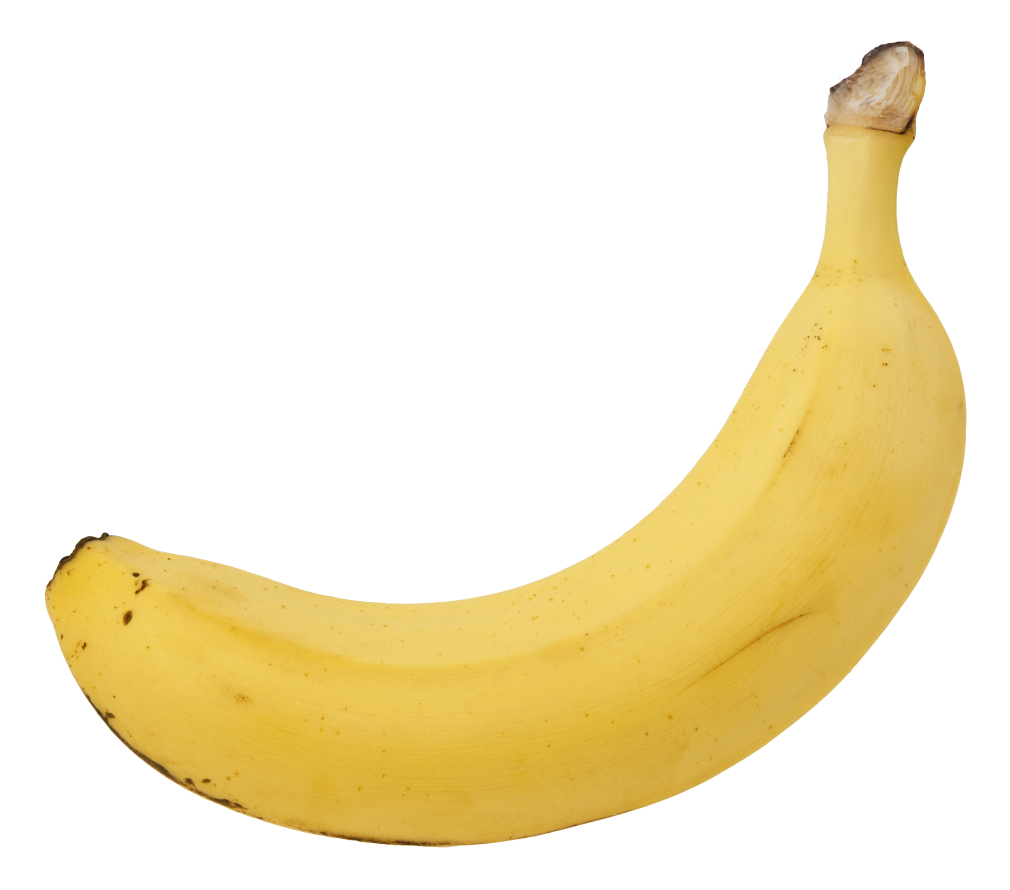
#> input picture Assignment 5/images/banana.jpg, 3030 x 2670 px (shown at 1/3 size); the run also reads 3 pictures not shown here
$ python 'Rhichard_Koh_Assignment 5.py'
#> lines starting #> are read from the running program, lines starting #| are printed output that depends on the picture; after the words box and inside, x2 and y2 are one past the last pixel; in counts of white or black regions, pixels touching at a corner belong together; pictures that were not available may be replaced by others from this repository, and a replacement may not be noted
import cv2
from skimage.metrics import structural_similarity as ssim
import matplotlib.pyplot as plt
import numpy as np


def show_image(image, title='Image', cmap_type='gray'):
    plt.imshow(cv2.cvtColor(image, cv2.COLOR_BGR2RGB), cmap=cmap_type)
    plt.title(title)
    plt.axis('off')
    plt.show()

def align_images(img, ref_img):
    # Convert images to grayscale
    gray_img = cv2.cvtColor(img, cv2.COLOR_BGR2GRAY)
    gray_ref_img = cv2.cvtColor(ref_img, cv2.COLOR_BGR2GRAY)

    # Initialize ORB detector
    orb = cv2.ORB_create()

    # Detect keypoints and compute descriptors
    kp1, des1 = orb.detectAndCompute(gray_img, None)
    kp2, des2 = orb.detectAndCompute(gray_ref_img, None)

    # Create BFMatcher object
    bf = cv2.BFMatcher(cv2.NORM_HAMMING, crossCheck=True)

    # Match descriptors
    matches = bf.match(des1, des2)

    # Sort matches by distance (best matches first)
    matches = sorted(matches, key=lambda x: x.distance)

    # Extract location of good matches
    points1 = np.zeros((len(matches), 2), dtype=np.float32)
    points2 = np.zeros((len(matches), 2), dtype=np.float32)

    for i, match in enumerate(matches):
        points1[i, :] = kp1[match.queryIdx].pt
        points2[i, :] = kp2[match.trainIdx].pt

    # Find homography
    h, mask = cv2.findHomography(points1, points2, cv2.RANSAC)

    # Use homography to warp image
    height, width, channels = ref_img.shape
    aligned_img = cv2.warpPerspective(img, h, (width, height))

    return aligned_img

def abs_diff_threshold(img1, img2):
    # Compute the absolute difference
    diff = cv2.absdiff(img1, img2)

    # Threshold the difference
    _, thresh = cv2.threshold(diff, 50, 255, cv2.THRESH_BINARY)
    return thresh

def compute_ssim(img1, img2):
    # Compute SSIM
    _, diff = ssim(img1, img2, full=True)
    diff = (diff * 255).astype("uint8")

    # Threshold the difference
    _, thresh = cv2.threshold(diff, 0, 255, cv2.THRESH_BINARY_INV | cv2.THRESH_OTSU)
    return thresh

def feature_matching(img1, img2):
    # Initialize ORB detector
    orb = cv2.ORB_create()

    # Detect and compute keypoints and descriptors
    kp1, des1 = orb.detectAndCompute(img1, None)
    kp2, des2 = orb.detectAndCompute(img2, None)

    # Create BFMatcher and match descriptors
    bf = cv2.BFMatcher(cv2.NORM_HAMMING, crossCheck=True)
    matches = bf.match(des1, des2)

    # Sort matches by distance
    matches = sorted(matches, key=lambda x: x.distance)

    # Draw matches
    matched_img = cv2.drawMatches(img1, kp1, img2, kp2, matches[:10], None, flags=2)
    return matched_img

if __name__ == "__main__":
    # Bannana
    # Load the two images
    image1 = cv2.imread('images/banana.jpg')
#> image1 is the input picture: shape (2670, 3030, 3); mean B, G, R 204.4, 235.5, 246.2
    image2 = cv2.imread('images/banana2.jpg')
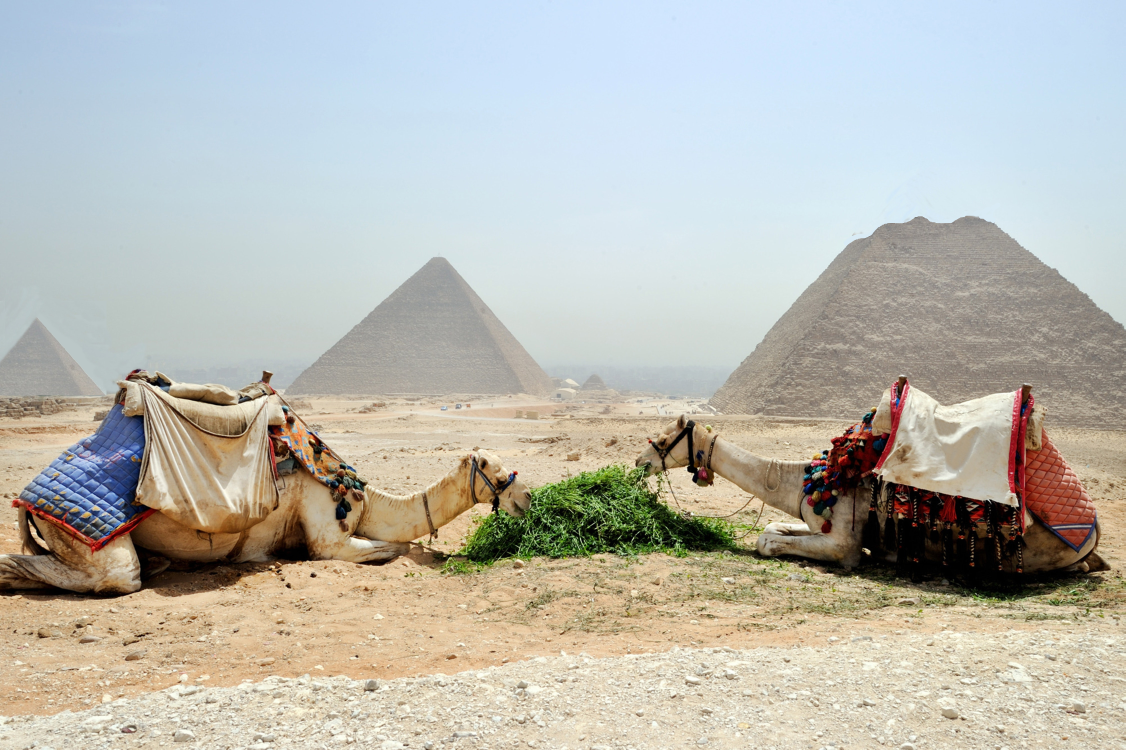
#> input picture Assignment 5/images/desert2.jpg, 4501 x 3000 px, given in place of banana2.jpg, which was not available (shown at 1/4 size)
#> image2 is the input picture: shape (3000, 4501, 3); mean B, G, R 176.6, 184.9, 185.7

    # Ensure both images are of the same size for direct comparison methods
    image2 = cv2.resize(image2, (image1.shape[1], image1.shape[0]))
#> image2: shape (2670, 3030, 3)

    # applying GaussianBlur to reduce noise
    image1 = cv2.GaussianBlur(image1, (9, 9), 0)
    image2 = cv2.GaussianBlur(image2, (9, 9), 0)

    # Convert the images to grayscale
    gray1 = cv2.cvtColor(image1, cv2.COLOR_BGR2GRAY)
    gray2 = cv2.cvtColor(image2, cv2.COLOR_BGR2GRAY)

    thresh = abs_diff_threshold(gray1, gray2)
#> in abs_diff_threshold, `_, thresh = cv2.threshold(diff, 50, 255, cv2.THRESH_BINARY)`: thresh: shape (2670, 3030); 41.2% white; 3180 white regions (1477 under 20 px), largest, box (x1, y1, x2, y2) and area: (0, 0, 3030, 2580) 2890227, (2488, 124, 2776, 691) 48243, (2513, 2494, 3030, 2670) 32562
    show_image(image=thresh, title="Absolute Difference Threshold")

    ssim_thresh = compute_ssim(gray1, gray2)
#> in compute_ssim, `_, thresh = cv2.threshold(diff, 0, 255, cv2.THRESH_BINARY_INV | cv2.TH..`:
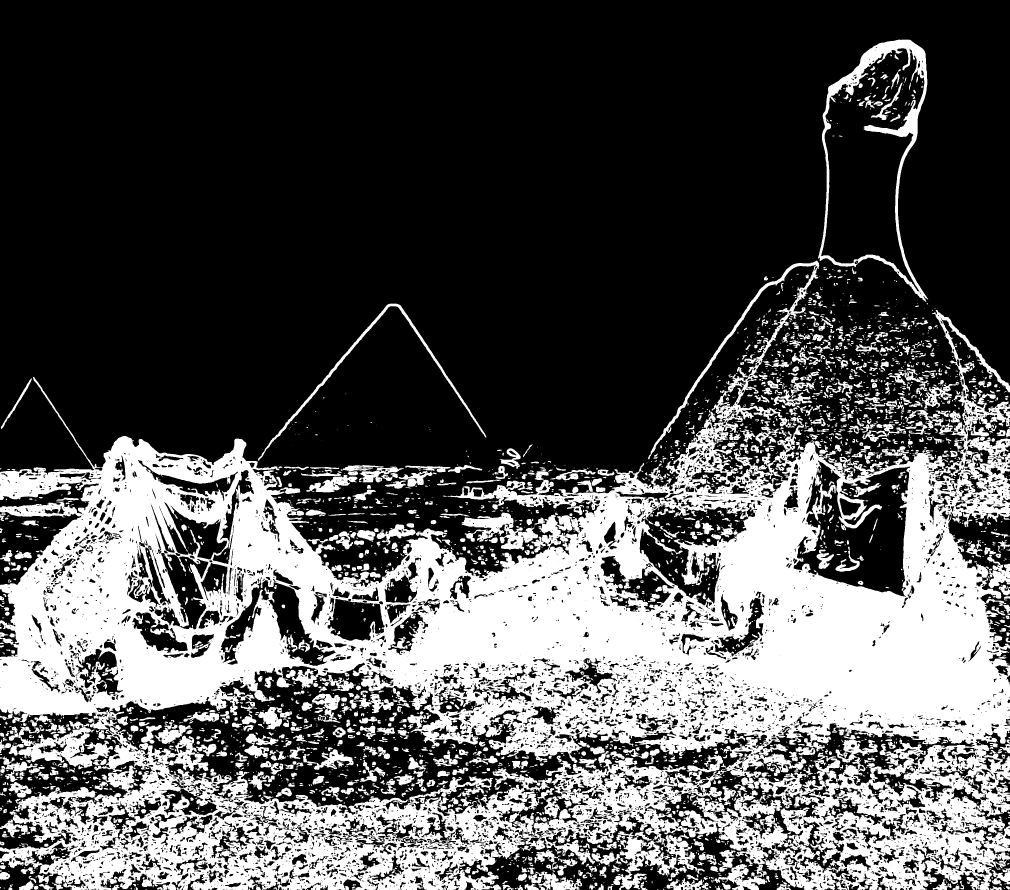
#> thresh: shape (2670, 3030) (shown at 1/3 size); 32.6% white; 3715 white regions (1943 under 20 px), largest, box (x1, y1, x2, y2) and area: (0, 782, 3030, 2670) 2247782, (2454, 119, 2785, 906) 32518, (26, 2163, 339, 2304) 17678
    show_image(image=ssim_thresh, title="SSIM Differences")

    matched_img = feature_matching(gray1, gray2)
#> in feature_matching, `kp1, des1 = orb.detectAndCompute(img1, None)`: kp1 = 444 keypoints; strongest (x, y, size): (312, 1598, 111.1), (311, 1598, 92.6), (294, 1605, 111.1), (296, 1609, 92.6)
#> in feature_matching, `kp2, des2 = orb.detectAndCompute(img2, None)`: kp2 = 500 keypoints; strongest (x, y, size): (1863, 1688, 111.1), (2219, 1609, 92.6), (1853, 1670, 111.1), (2225, 1607, 77.1)
#> in feature_matching, `matches = bf.match(des1, des2)`: matches = 69 matches
    show_image(image=matched_img, title="Feature Matching")

    # Bridge
    # Load the two images
    image1 = cv2.imread('images/bridge1.jpg')
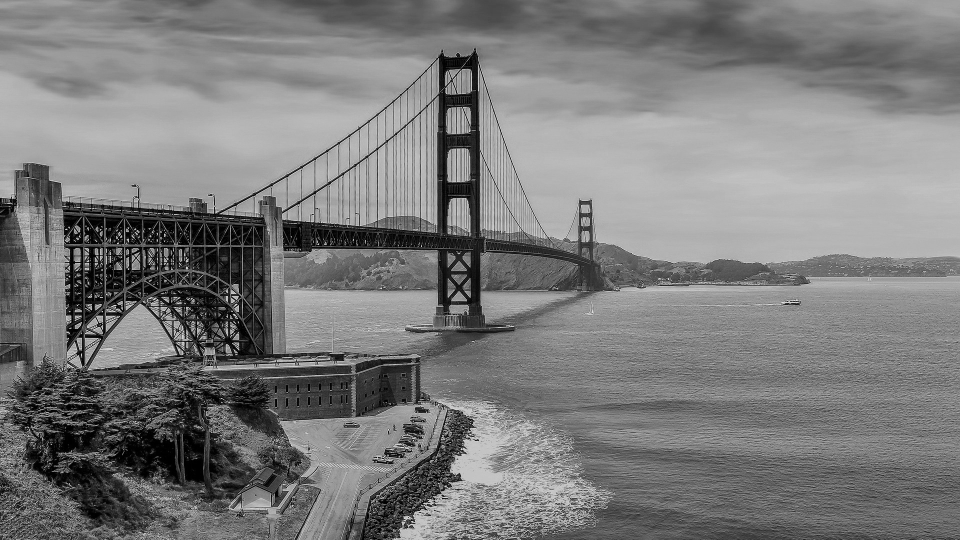
#> input picture Assignment 5/images/bridge1.jpg, 1920 x 1079 px (shown at 1/2 size)
#> image1 is the input picture: shape (1079, 1920, 3); min 0, max 255, mean 123.7
    image2 = cv2.imread('images/bridge2.jpg')
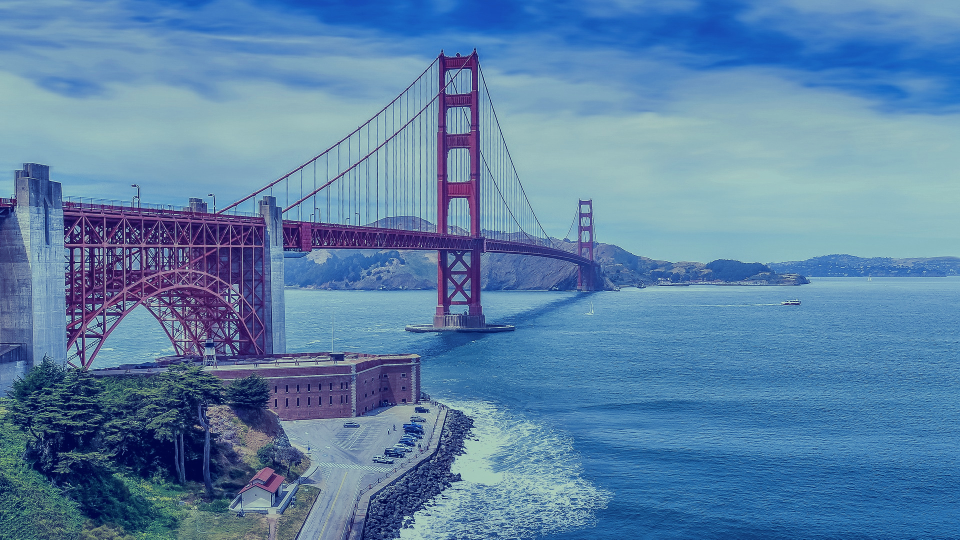
#> input picture Assignment 5/images/bridge2.jpg, 1920 x 1079 px (shown at 1/2 size)
#> image2 is the input picture: shape (1079, 1920, 3); mean B, G, R 167.7, 130, 91.5

    # applying GaussianBlur to reduce noise
    image1 = cv2.GaussianBlur(image1, (9, 9), 0)
    image2 = cv2.GaussianBlur(image2, (9, 9), 0)

    # Convert the images to grayscale
    gray1 = cv2.cvtColor(image1, cv2.COLOR_BGR2GRAY)
#> gray1: shape (1079, 1920)
    gray2 = cv2.cvtColor(image2, cv2.COLOR_BGR2GRAY)
#> gray2: shape (1079, 1920)

    thresh = abs_diff_threshold(gray1, gray2)
#> in abs_diff_threshold (call 2), `_, thresh = cv2.threshold(diff, 50, 255, cv2.THRESH_BINARY)`: thresh: shape (1079, 1920); 0.13% white; 15 white regions (7 under 20 px), largest, box (x1, y1, x2, y2) and area: (896, 364, 949, 467) 1490, (878, 365, 884, 463) 463, (878, 539, 884, 607) 328
    show_image(image=thresh, title="Absolute Difference Threshold")

    ssim_thresh = compute_ssim(gray1, gray2)
#> in compute_ssim (call 2), `_, thresh = cv2.threshold(diff, 0, 255, cv2.THRESH_BINARY_INV | cv2.TH..`: thresh: shape (1079, 1920); 3.7% white; 258 white regions (130 under 20 px), largest, box (x1, y1, x2, y2) and area: (567, 109, 958, 505) 25601, (134, 494, 208, 692) 5199, (345, 576, 463, 675) 4052
    show_image(image=ssim_thresh, title="SSIM Differences")

    matched_img = feature_matching(gray1, gray2)
#> in feature_matching (call 2), `kp1, des1 = orb.detectAndCompute(img1, None)`: kp1 = 500 keypoints; strongest (x, y, size): (192, 612, 77.1), (907, 939, 111.1), (137, 636, 92.6), (917, 957, 111.1)
#> in feature_matching (call 2), `kp2, des2 = orb.detectAndCompute(img2, None)`: kp2 = 500 keypoints; strongest (x, y, size): (917, 957, 111.1), (907, 939, 111.1), (917, 948, 64.3), (921, 958, 77.1)
#> in feature_matching (call 2), `matches = bf.match(des1, des2)`: matches = 297 matches
    show_image(image=matched_img, title="Feature Matching")

    # City
    # Load the two images
    image1 = cv2.imread('images/city1.jpg')
    image2 = cv2.imread('images/city2.jpg')
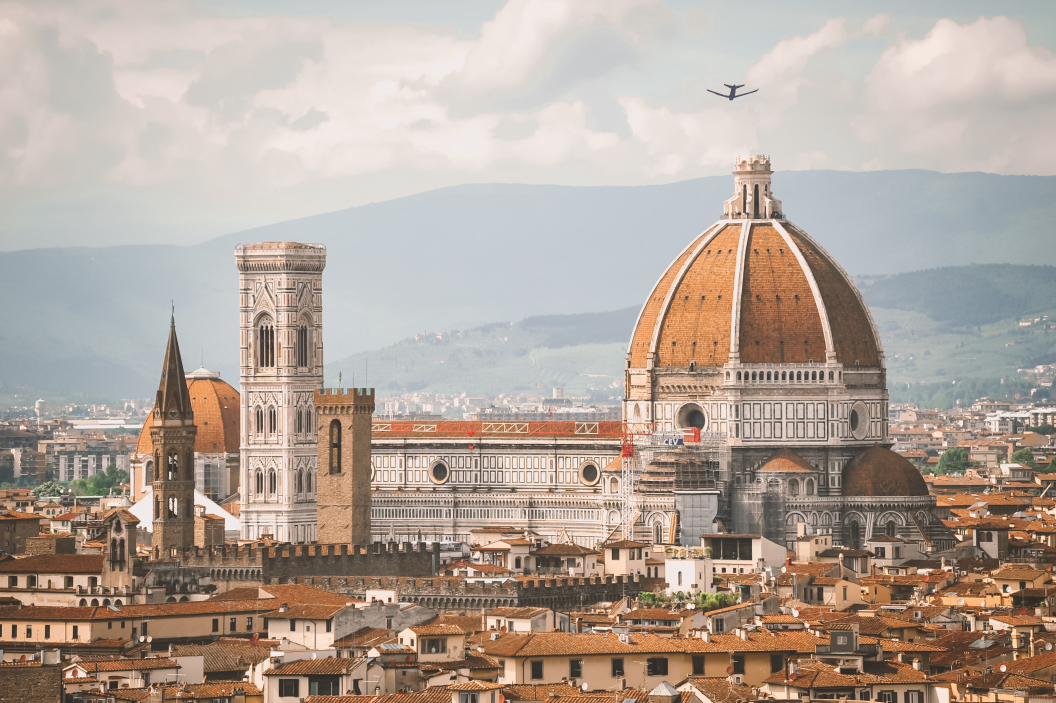
#> input picture Assignment 5/images/city2.jpg, 3167 x 2109 px (shown at 1/3 size)
#> image2 is the input picture: shape (2109, 3167, 3); mean B, G, R 153.6, 164.3, 178.3

    # applying GaussianBlur to reduce noise
    image1 = cv2.GaussianBlur(image1, (9, 9), 0)
    image2 = cv2.GaussianBlur(image2, (9, 9), 0)

    # Convert the images to grayscale
    gray1 = cv2.cvtColor(image1, cv2.COLOR_BGR2GRAY)
#> gray1: shape (2109, 3167)
    gray2 = cv2.cvtColor(image2, cv2.COLOR_BGR2GRAY)
#> gray2: shape (2109, 3167)

    thresh = abs_diff_threshold(gray1, gray2)
#> in abs_diff_threshold (call 3), `_, thresh = cv2.threshold(diff, 50, 255, cv2.THRESH_BINARY)`: thresh: shape (2109, 3167); 0.28% white; 47 white regions (17 under 20 px), largest, box (x1, y1, x2, y2) and area: (2491, 1895, 2560, 1958) 3540, (2313, 1214, 2378, 1297) 3231, (1513, 1382, 1580, 1458) 2884
    show_image(image=thresh, title="Absolute Difference Threshold")

    ssim_thresh = compute_ssim(gray1, gray2)
#> in compute_ssim (call 3), `_, thresh = cv2.threshold(diff, 0, 255, cv2.THRESH_BINARY_INV | cv2.TH..`: thresh: shape (2109, 3167); 0.52% white; 40 white regions (21 under 20 px), largest, box (x1, y1, x2, y2) and area: (2290, 1200, 2413, 1324) 9415, (1506, 1372, 1583, 1460) 3905, (2116, 248, 2280, 306) 3788
    show_image(image=ssim_thresh, title="SSIM Differences")

    matched_img = feature_matching(gray1, gray2)
#> in feature_matching (call 3), `kp1, des1 = orb.detectAndCompute(img1, None)`: kp1 = 500 keypoints; strongest (x, y, size): (2170, 1707, 77.1), (2171, 1705, 92.6), (878, 1887, 92.6), (985, 1890, 92.6)
#> in feature_matching (call 3), `kp2, des2 = orb.detectAndCompute(img2, None)`: kp2 has the same summary as kp1
#> in feature_matching (call 3), `matches = bf.match(des1, des2)`: matches = 466 matches
    show_image(image=matched_img, title="Feature Matching")

    # Fish
    # Load the two images
    image1 = cv2.imread('images/clownfish_1.jpg')
    image2 = cv2.imread('images/clownfish_2.jpg')

    # applying GaussianBlur to reduce noise
    image1 = cv2.GaussianBlur(image1, (9, 9), 0)
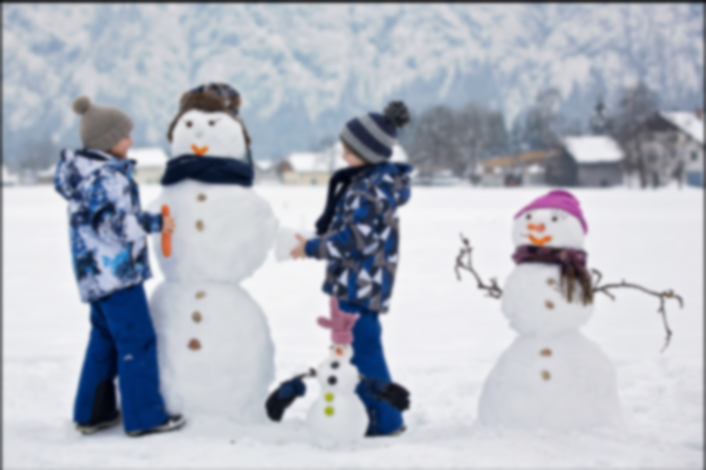
#> image1: shape (470, 706, 3); mean B, G, R 192.7, 182.2, 177.4
    image2 = cv2.GaussianBlur(image2, (9, 9), 0)

    # Convert the images to grayscale
    gray1 = cv2.cvtColor(image1, cv2.COLOR_BGR2GRAY)
    gray2 = cv2.cvtColor(image2, cv2.COLOR_BGR2GRAY)

    thresh = abs_diff_threshold(gray1, gray2)
    show_image(image=thresh, title="Absolute Difference Threshold")

    ssim_thresh = compute_ssim(gray1, gray2)
    show_image(image=ssim_thresh, title="SSIM Differences")

    matched_img = feature_matching(gray1, gray2)
#> in feature_matching (call 4), `kp1, des1 = orb.detectAndCompute(img1, None)`: kp1 = 500 keypoints; strongest (x, y, size): (394, 155, 92.6), (319, 262, 111.1), (396, 157, 77.1), (165, 179, 111.1)
#> in feature_matching (call 4), `kp2, des2 = orb.detectAndCompute(img2, None)`: kp2 has the same summary as kp1
#> in feature_matching (call 4), `matches = bf.match(des1, des2)`: matches = 500 matches
    show_image(image=matched_img, title="Feature Matching")

    # Desert
    # Load the two images
    image1 = cv2.imread('images/desert1.jpg')
    image2 = cv2.imread('images/desert2.jpg')

    # applying GaussianBlur to reduce noise
    image1 = cv2.GaussianBlur(image1, (9, 9), 0)
    image2 = cv2.GaussianBlur(image2, (9, 9), 0)

    # Convert the images to grayscale
    gray1 = cv2.cvtColor(image1, cv2.COLOR_BGR2GRAY)
    gray2 = cv2.cvtColor(image2, cv2.COLOR_BGR2GRAY)

    thresh = abs_diff_threshold(gray1, gray2)
    show_image(image=thresh, title="Absolute Difference Threshold")

#> (the run stopped early here; a loop or call above may not have finished)
